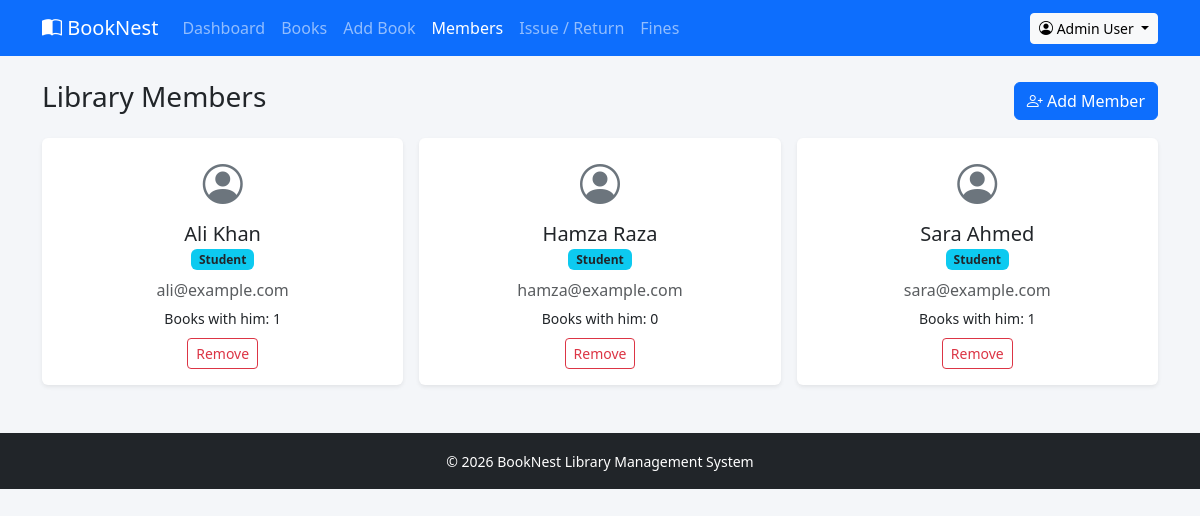
/members.php (signed in), run on the app's committed database.
### tables this page shows
CREATE TABLE users (
  id INT AUTO_INCREMENT PRIMARY KEY,
  name VARCHAR(100) NOT NULL,
  email VARCHAR(100) NOT NULL UNIQUE,
  password VARCHAR(255) NOT NULL,
  role ENUM('admin','student') NOT NULL DEFAULT 'student',
  created_at TIMESTAMP DEFAULT CURRENT_TIMESTAMP
);

### includes/auth.php (called while the page is built, shortened)
<?php
function e($text) {
    return htmlspecialchars($text, ENT_QUOTES, 'UTF-8');
}

### members.php (the view, shortened to what this page needs)
<?php
require_once "includes/auth.php";
$members = $conn->query("SELECT u.id, u.name, u.email, u.created_at,
                                (SELECT COUNT(*) FROM issued_books ib WHERE ib.user_id = u.id AND ib.status = 'issued') AS books_now
                         FROM users u WHERE u.role = 'student' ORDER BY u.name");
include "includes/header.php";
?>
  <div class="container mt-4">
    <div class="d-flex flex-wrap justify-content-between align-items-center mb-3">
      <h3>Library Members</h3>
      <button class="btn btn-primary" data-bs-toggle="modal" data-bs-target="#memberModal"><i class="bi bi-person-plus"></i> Add Member</button>
    </div>
    <div class="row g-3">
      <?php while ($m = $members->fetch_assoc()) { ?>
        <div class="col-sm-6 col-lg-4">
          <div class="card shadow-sm">
            <div class="card-body text-center">
              <i class="bi bi-person-circle icon-big text-secondary"></i>
              <h5 class="mt-2 mb-0"><?php echo e($m['name']); ?></h5>
              <span class="badge bg-info text-dark">Student</span>
              <p class="text-muted mt-2 mb-1"><?php echo e($m['email']); ?></p>
              <p class="mb-2"><small>Books with him: <?php echo $m['books_now']; ?></small></p>
              <form method="POST" action="members.php" onsubmit="return confirmDelete('this member')">
                <button type="submit" class="btn btn-sm btn-outline-danger">Remove</button>
              </form>
            </div>
          </div>
        </div>
      <?php } ?>
    </div>
  </div>
<?php include "includes/footer.php"; ?>

### css/style.css (style rules this page uses)
body { background-color: #f4f6f9; min-height: 100vh; }
.icon-big { font-size: 2.5rem; }
.card { border: none; }

### data on the page
users: name "Ali Khan", email "ali@example.com", books_now "1"
users: name "Hamza Raza", email "hamza@example.com", books_now "0"
users: name "Sara Ahmed", email "sara@example.com", books_now "1"

### other printed values
$label "Dashboard Books Add Book Members Issue / Return Fines"
$_SESSION['user_name'] "Admin User"
